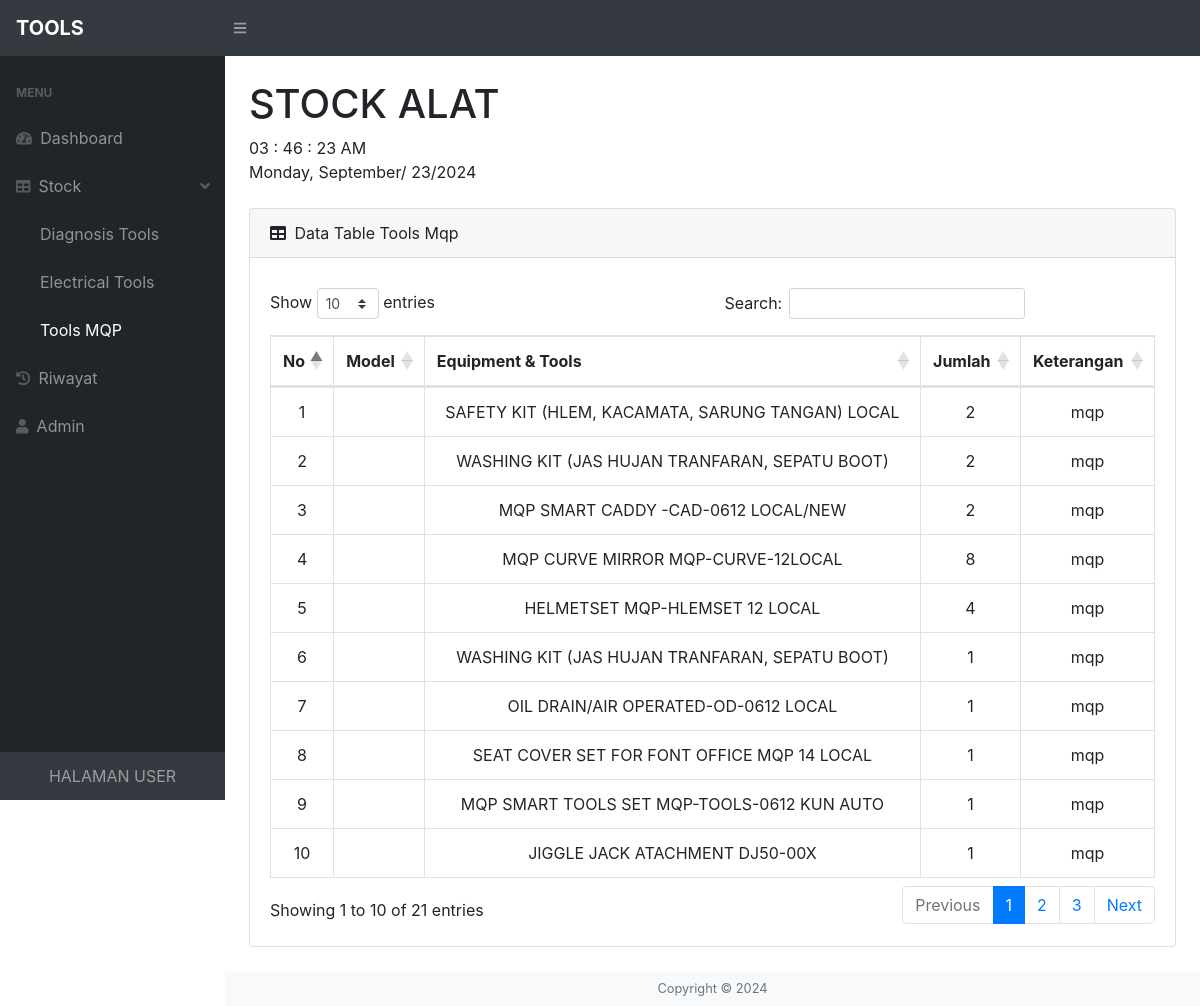
The page /users/stock/mqp.php on the database its author committed.
### tables this page shows
CREATE TABLE `mqp` (
  `id` int(11) NOT NULL,
  `model` varchar(100) NOT NULL,
  `nama_alat` varchar(100) NOT NULL,
  `jumlah` varchar(10) NOT NULL,
  `keterangan` varchar(100) NOT NULL
);

### users/stock/mqp.php (the view, shortened to what this page needs)
<?php
require '../koneksi.php';
?>
<!DOCTYPE html>
<html lang="en">
<head>
    <link href="../css/style.css" rel="stylesheet" />
    <link href="https://cdn.datatables.net/1.10.20/css/dataTables.bootstrap4.min.css" rel="stylesheet" />
</head>
<body class="sb-nav-fixed">
    <nav class="sb-topnav navbar navbar-expand navbar-dark bg-dark">
        <a class="navbar-brand"><b>TOOLS</b></a>
        <button class="btn btn-link btn-sm order-1 order-lg-0" id="sidebarToggle" href="#"><i class="fas fa-bars"></i></button>
    </nav>
    <div id="layoutSidenav">
        <div id="layoutSidenav_nav">
            <nav class="sb-sidenav accordion sb-sidenav-dark" id="sidenavAccordion">
                <div class="sb-sidenav-menu">
                    <div class="nav">
                        <div class="sb-sidenav-menu-heading">Menu</div>
                        <a class="nav-link" href="../index.php">
                            <div class="sb-nav-link-icon"><i class="fas fa-tachometer-alt"></i></div>
                            Dashboard
                        </a>
                        <a class="nav-link collapsed" href="#" data-toggle="collapse" data-target="#collapseLayouts" aria-expanded="false" aria-controls="collapseLayouts">
                            <div class="sb-nav-link-icon"><i class="fas fa-table"></i></div>
                            Stock
                            <div class="sb-sidenav-collapse-arrow"><i class="fas fa-angle-left"></i></div>
                        </a>
                        <div>
                            <nav class="sb-sidenav-menu-nested">
                            <a class="nav-link" href="diagnosis.php">Diagnosis Tools</a>
                            <a class="nav-link" href="electrical.php">Electrical Tools</a>
                            <a class="nav-link" href="mqp.php">Tools MQP</a>
                            </nav>
                        </div>
                        <a class="nav-link" href="../riwayat/index.php">
                            <div class="sb-nav-link-icon"><i class="fas fa-history"></i></div>
                            Riwayat
                        </a>
                        <a class="nav-link" href="../../admin2/login/index.php">
                            <div class="sb-nav-link-icon"><i class="fas fa-user"></i></div>
                            Admin
                        </a>
                    </div>
                </div>
                <div class="sb-sidenav-footer" align="center">
                        HALAMAN USER
                    </div>
            </nav>
        </div>
        <div id="layoutSidenav_content">
            <main>
                <div class="container-fluid">
                    <h1 class="mt-4">STOCK ALAT </h1>
                    <div class="digital-clock">
                        <div class="time">
                            <span class="hours">00</span>
                            <span class="colon">:</span>
                            <span class="minutes">00</span>
                            <span class="colon">:</span>
                            <span class="seconds">00</span>
                            <span class="period">PM</span>
                        </div>
                        <div class="date"></div>
                    </div>
                    <br>
                    <div class="card mb-4">
                    <div class="card-header">
                        <i class="fas fa-table mr-1"></i>
                                Data Table Tools Mqp
                        </div>
                        <div class="card-body">
                            <div class="table-responsive">
                                <table class="table table-bordered" id="dataTable" width="100%" cellspacing="0">
                                    <thead align="center">
                                        <tr>
                                            <th>No</th>
                                            <th>Model</th>
                                            <th>Equipment & Tools</th>
                                            <th>Jumlah</th>
                                            <th>Keterangan</th>
                                        </tr>
                                    </thead>
                                    <tbody align="center">
<?php
$sql = "SELECT * FROM mqp";
$result = $conn->query($sql);
    if ($result->num_rows > 0) {
        $no = 1;
        while ($row = $result->fetch_assoc()) {
            echo "<tr>";
            echo "<td>" . $no++ . "</td>";
            echo "<td>" . $row['model'] . "</td>";
            echo "<td>" . $row['nama_alat'] . "</td>";
            echo "<td>" . $row['jumlah'] . "</td>";
            echo "<td>" . $row['keterangan'] . "</td>";
           echo "</tr>";
        }
    } else {
        echo "<tr><td colspan='7'>Data tidak ada</td></tr>";
    }
    ?>
</tbody>
                                </table>
                            </div>
                        </div>
                    </div>
                </div>
            </main>
            <footer class="py-2 bg-light mt-auto">
                <div class="container-fluid">
                    <div class="d-flexjustify-content-between small">
                        <div class="text-muted " align="center">Copyright &copy; 2024 </div>
                    </div>
                </div>
            </footer>
        </div>
    </div>
</body>
</html>

### rows shown on the page
mqp: nama_alat "SAFETY KIT (HLEM, KACAMATA, SARUNG TANGAN) LOCAL", jumlah "2", keterangan "mqp"
mqp: nama_alat "WASHING KIT (JAS HUJAN TRANFARAN, SEPATU BOOT)", jumlah "2", keterangan "mqp"
mqp: nama_alat "MQP SMART CADDY -CAD-0612 LOCAL/NEW", jumlah "2", keterangan "mqp"
mqp: nama_alat "MQP CURVE MIRROR MQP-CURVE-12LOCAL", jumlah "8", keterangan "mqp"
mqp: nama_alat "HELMETSET MQP-HLEMSET 12 LOCAL", jumlah "4", keterangan "mqp"
mqp: nama_alat "WASHING KIT (JAS HUJAN TRANFARAN, SEPATU BOOT)", jumlah "1", keterangan "mqp"
mqp: nama_alat "OIL DRAIN/AIR OPERATED-OD-0612 LOCAL", jumlah "1", keterangan "mqp"
mqp: nama_alat "SEAT COVER SET FOR FONT OFFICE MQP 14 LOCAL", jumlah "1", keterangan "mqp"
mqp: nama_alat "MQP SMART TOOLS SET MQP-TOOLS-0612 KUN AUTO", jumlah "1", keterangan "mqp"
mqp: nama_alat "JIGGLE JACK ATACHMENT DJ50-00X", jumlah "1", keterangan "mqp"
